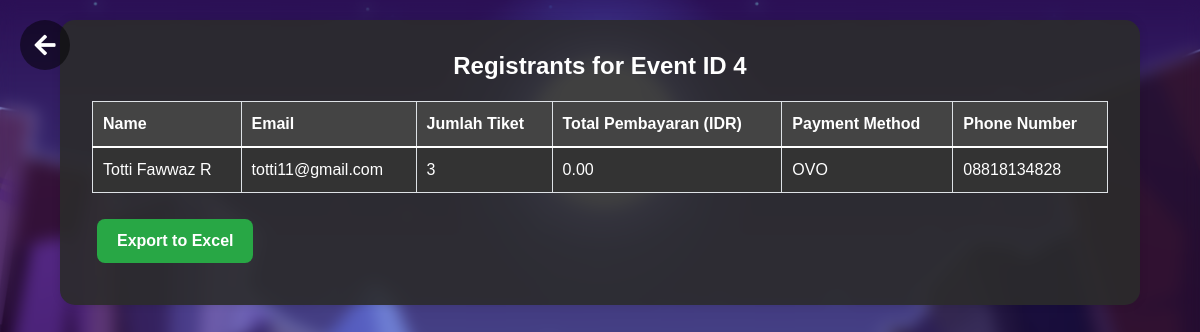
Page /view_registrants.php?event_id=4 (signed in) on the committed database.
### tables this page shows
CREATE TABLE `user_tickets` (
  `id` int(11) NOT NULL,
  `user_id` int(11) NOT NULL,
  `event_id` int(11) NOT NULL,
  `created_at` timestamp NOT NULL DEFAULT current_timestamp() ON UPDATE current_timestamp(),
  `num_tickets` int(11) NOT NULL DEFAULT 1,
  `total_payment` decimal(10,2) DEFAULT 0.00,
  `payment_method` varchar(50) NOT NULL,
  `phone_number` varchar(20) NOT NULL
);

CREATE TABLE `users` (
  `id` int(11) NOT NULL,
  `name` varchar(100) NOT NULL,
  `email` varchar(100) NOT NULL,
  `password` varchar(255) NOT NULL,
  `created_at` timestamp NOT NULL DEFAULT current_timestamp(),
  `profile_image` varchar(255) DEFAULT 'fotoguest.jpeg'
);

### view_registrants.php (the view, shortened to what this page needs)
<?php
include 'database.php';
$event_id = $_GET['event_id'];
$sql = "SELECT u.name, u.email, ut.num_tickets, ut.total_payment, ut.payment_method, ut.phone_number
        FROM user_tickets ut
        JOIN users u ON ut.user_id = u.id
        WHERE ut.event_id = ?";
$stmt = $conn->prepare($sql);
$stmt->bind_param("i", $event_id);
$stmt->execute();
$result = $stmt->get_result();
?>
<!DOCTYPE html>
<html lang="en">
<head>
    <link href="https://cdn.jsdelivr.net/npm/bootstrap@5.1.3/dist/css/bootstrap.min.css" rel="stylesheet">
    <link rel="stylesheet" href="https://cdnjs.cloudflare.com/ajax/libs/font-awesome/5.15.3/css/all.min.css">
</head>
<body>
<a href="dashboard_admin.php" class="back-arrow">
    <i class="fas fa-arrow-left"></i>
</a>
<div class="container-wrap">
    <div class="registrants-container">
        <h2>Registrants for Event ID <?php echo $event_id; ?></h2>
        <table class="table table-bordered">
            <thead>
                <tr>
                    <th>Name</th>
                    <th>Email</th>
                    <th>Jumlah Tiket</th>
                    <th>Total Pembayaran (IDR)</th>
                    <th>Payment Method</th>
                    <th>Phone Number</th>
                </tr>
            </thead>
            <tbody>
                <?php if ($result->num_rows > 0): ?>
                    <?php while ($row = $result->fetch_assoc()): ?>
                        <tr>
                            <td><?php echo htmlspecialchars($row['name']); ?></td>
                            <td><?php echo htmlspecialchars($row['email']); ?></td>
                            <td><?php echo htmlspecialchars($row['num_tickets']); ?></td>
                            <td><?php echo number_format($row['total_payment'], 2); ?></td>
                            <td><?php echo htmlspecialchars($row['payment_method']); ?></td>
                            <td><?php echo htmlspecialchars($row['phone_number']); ?></td>
                        </tr>
                    <?php endwhile; ?>
                <?php else: ?>
                    <tr>
                        <td colspan="6" class="text-center">No registrants found</td>
                    </tr>
                <?php endif; ?>
            </tbody>
        </table>
        <a href="export_registrants.php?event_id=<?php echo $event_id; ?>" class="btn btn-success">Export to Excel</a>
    </div>
</div>
</body>
</html>

### view_registrants.php (style rules this page uses)
body { min-height: 100vh; display: flex; justify-content: center; align-items: flex-start; font-family: 'Poppins', sans-serif; background: url('images/background_login.png') no-repeat center center fixed; background-size: cover; }
.container-wrap { width: 100%; min-height: 100vh; display: flex; justify-content: center; align-items: flex-start; padding-top: 20px; backdrop-filter: blur(8px); box-sizing: border-box; }
.registrants-container { background-color: rgba(44, 44, 44, 0.9); padding: 2rem; border-radius: 15px; box-shadow: 0 0 10px rgba(0, 0, 0, 0.1); color: #fff; width: 90%; z-index: 1; position: relative; }
.registrants-container h2 { font-size: 24px; font-weight: 600; margin-bottom: 20px; text-align: center; }
.table { width: 100%; background-color: #333; color: #fff; }
.table th, .table td { padding: 10px; text-align: left; }
.table th { background-color: #444; }
.btn { margin: 10px 5px; padding: 10px 20px; font-weight: 600; border: none; border-radius: 8px; }
.btn-success { background-color: #28a745; }
.back-arrow { position: absolute; top: 20px; left: 20px; display: flex; justify-content: center; align-items: center; width: 50px; height: 50px; background-color: rgba(0, 0, 0, 0.5); border-radius: 50%; cursor: pointer; z-index: 2; text-decoration: none; }
.back-arrow i { color: white; font-size: 24px; }

### rows in the picture
user_tickets: user.name "Totti Fawwaz R", user.email "totti11@gmail.com", num_tickets "3", total_payment "0.00", payment_method "OVO", phone_number "08818134828"

### other values in the picture
$event_id "4"
